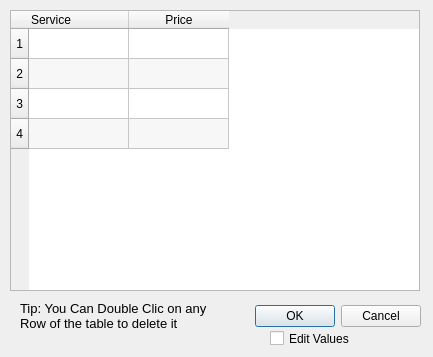
<?xml version="1.0" encoding="UTF-8"?>
<ui version="4.0">
 <class>CheckDb</class>
 <widget class="QDialog" name="CheckDb">
  <property name="geometry">
   <rect>
    <x>0</x>
    <y>0</y>
    <width>433</width>
    <height>357</height>
   </rect>
  </property>
  <property name="windowTitle">
   <string>Dialog</string>
  </property>
  <widget class="QDialogButtonBox" name="buttonBox">
   <property name="geometry">
    <rect>
     <x>80</x>
     <y>300</y>
     <width>341</width>
     <height>32</height>
    </rect>
   </property>
   <property name="orientation">
    <enum>Qt::Horizontal</enum>
   </property>
   <property name="standardButtons">
    <set>QDialogButtonBox::Cancel|QDialogButtonBox::Ok</set>
   </property>
  </widget>
  <widget class="QTableWidget" name="tableWidget">
   <property name="geometry">
    <rect>
     <x>10</x>
     <y>10</y>
     <width>410</width>
     <height>281</height>
    </rect>
   </property>
   <property name="horizontalScrollBarPolicy">
    <enum>Qt::ScrollBarAlwaysOff</enum>
   </property>
   <property name="sizeAdjustPolicy">
    <enum>QAbstractScrollArea::AdjustToContentsOnFirstShow</enum>
   </property>
   <property name="alternatingRowColors">
    <bool>true</bool>
   </property>
   <property name="selectionBehavior">
    <enum>QAbstractItemView::SelectRows</enum>
   </property>
   <property name="wordWrap">
    <bool>false</bool>
   </property>
   <attribute name="horizontalHeaderStretchLastSection">
    <bool>false</bool>
   </attribute>
   <row>
    <property name="text">
     <string> 1 </string>
    </property>
   </row>
   <row>
    <property name="text">
     <string> 2</string>
    </property>
   </row>
   <row>
    <property name="text">
     <string> 3</string>
    </property>
   </row>
   <row>
    <property name="text">
     <string> 4</string>
    </property>
   </row>
   <column>
    <property name="text">
     <string>Service</string>
    </property>
    <property name="textAlignment">
     <set>AlignLeading|AlignVCenter</set>
    </property>
   </column>
   <column>
    <property name="text">
     <string>Price</string>
    </property>
   </column>
  </widget>
  <widget class="QLabel" name="label_3">
   <property name="geometry">
    <rect>
     <x>20</x>
     <y>290</y>
     <width>211</width>
     <height>51</height>
    </rect>
   </property>
   <property name="font">
    <font>
     <pointsize>10</pointsize>
    </font>
   </property>
   <property name="text">
    <string>Tip: You Can Double Clic on any Row of the table to delete it</string>
   </property>
   <property name="textFormat">
    <enum>Qt::AutoText</enum>
   </property>
   <property name="scaledContents">
    <bool>false</bool>
   </property>
   <property name="wordWrap">
    <bool>true</bool>
   </property>
  </widget>
  <widget class="QCheckBox" name="checkBox">
   <property name="geometry">
    <rect>
     <x>270</x>
     <y>330</y>
     <width>141</width>
     <height>17</height>
    </rect>
   </property>
   <property name="text">
    <string>Edit Values</string>
   </property>
  </widget>
 </widget>
 <resources/>
 <connections>
  <connection>
   <sender>buttonBox</sender>
   <signal>accepted()</signal>
   <receiver>CheckDb</receiver>
   <slot>accept()</slot>
   <hints>
    <hint type="sourcelabel">
     <x>248</x>
     <y>254</y>
    </hint>
    <hint type="destinationlabel">
     <x>157</x>
     <y>274</y>
    </hint>
   </hints>
  </connection>
  <connection>
   <sender>buttonBox</sender>
   <signal>rejected()</signal>
   <receiver>CheckDb</receiver>
   <slot>reject()</slot>
   <hints>
    <hint type="sourcelabel">
     <x>316</x>
     <y>260</y>
    </hint>
    <hint type="destinationlabel">
     <x>286</x>
     <y>274</y>
    </hint>
   </hints>
  </connection>
 </connections>
</ui>
